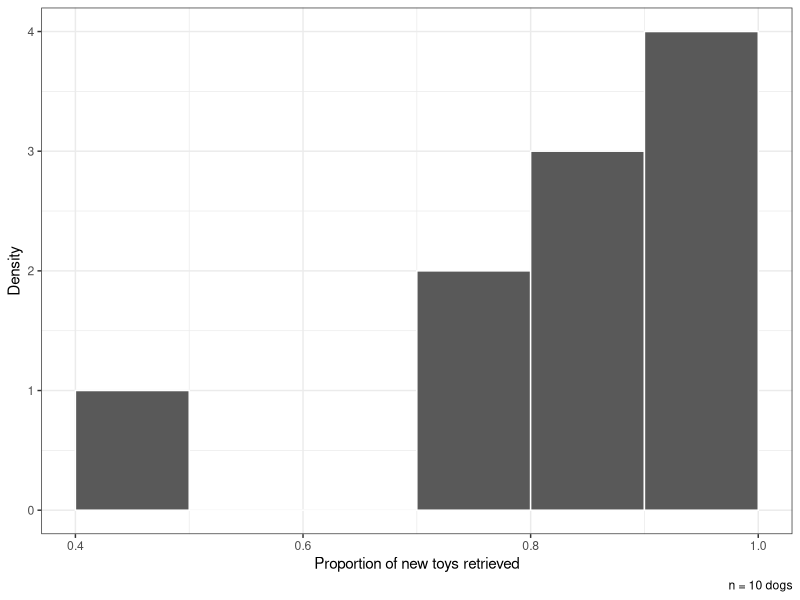

R code for this plot:
## ---- chunk 1
library(ggplot2)

new.toy.prop <- c(1.0000, 1.0000, 0.7500, 1.0000, 0.4167,
                   0.8333, 0.7500, 0.8333, 0.8333, 1.0000)

dog.dat <- data.frame(prop.correct = new.toy.prop)

ggplot(dog.dat, aes(x = prop.correct)) +
  geom_histogram(aes(y = after_stat(density)),
                  binwidth = 0.1, boundary = 0, color = "white") +
  labs(x = "Proportion of new toys retrieved", y = "Density",
       caption = "n = 10 dogs") +
  theme_bw()
## ---- chunk 2
test.result <- wilcox.test(x = new.toy.prop, # data
mu = 0.5, # M0 = .5
alternative = "two.sided", # Ha: M != M0
conf.level = 0.95) # alpha = 0.05
test.result
## ---- chunk 3
library(dplyr)
library(e1071)
library(knitr)

new.toy.prop <- c(1.0000, 1.0000, 0.7500, 1.0000, 0.4167,
                   0.8333, 0.7500, 0.8333, 0.8333, 1.0000)

summary.tab <- tibble(prop = new.toy.prop) |>
  summarise(
    n                = n(),
    Mean             = mean(prop),
    Median           = median(prop),
    SD               = sd(prop),
    IQR              = IQR(prop),
    Skewness         = skewness(prop),
    `Excess Kurtosis` = kurtosis(prop)
  )

kable(summary.tab, digits = 2, caption = "Proportion of New Toys Retrieved (n = 10 dogs)")
## ---- chunk 4
aprob = dbinom(10, size = 10, prob = 0.25)
aprob
